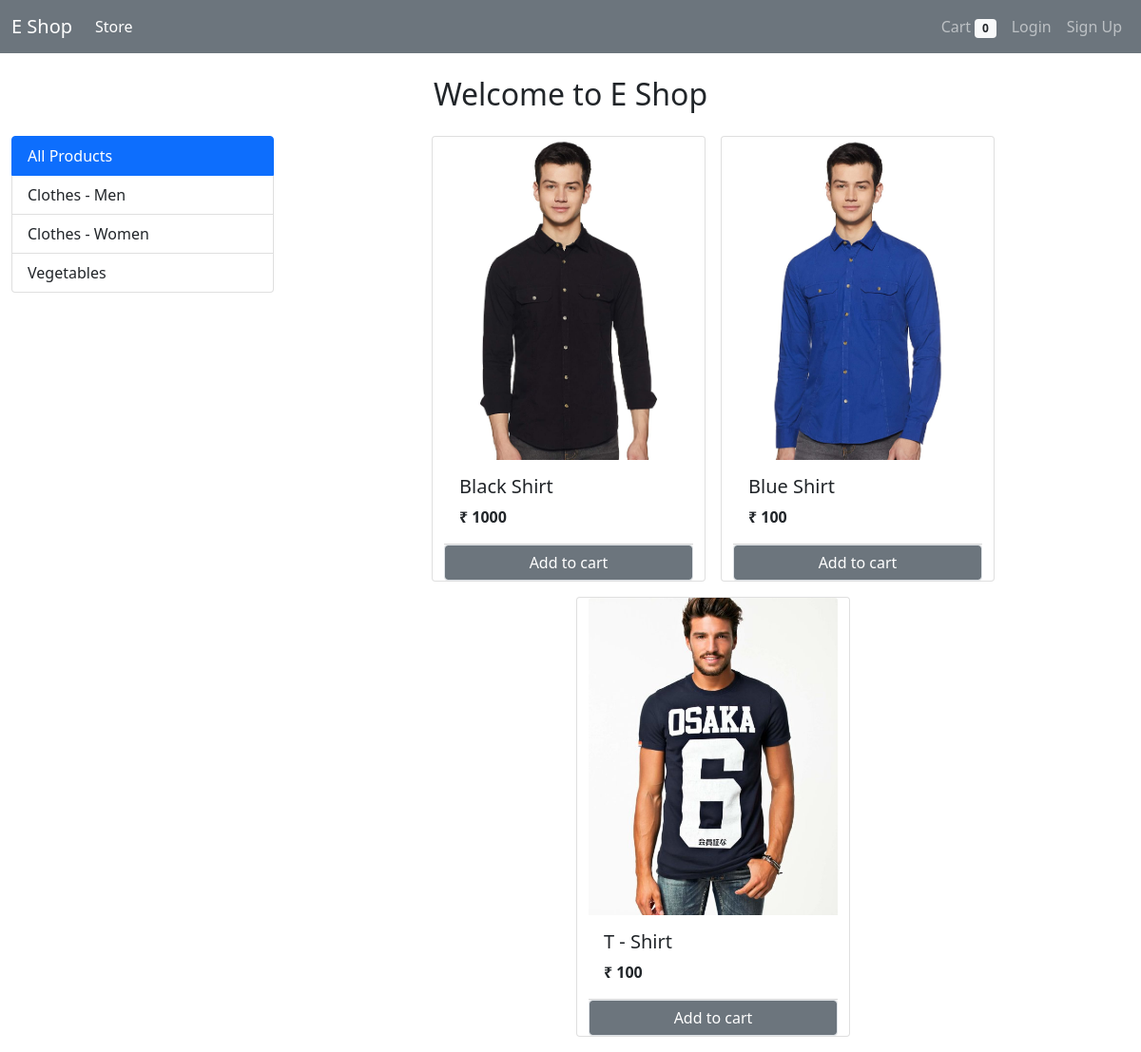
/?category=1, run on the app's committed database.
### store/models.py (models this page shows, shortened)
class Category(models.Model):
    name = models.CharField(max_length=30)
    @staticmethod
    def get_all_categories():
        return Category.objects.all()

class Product(models.Model):
    name = models.CharField(max_length=60)
    price = models.IntegerField(default=0)
    description = models.CharField(max_length=200, default="")
    image = models.ImageField(upload_to='uploads/products/')
    category = models.ForeignKey(Category, on_delete=models.CASCADE, default=1)
    @staticmethod
    def get_all_products_by_category_id(category_id):
        if category_id:
            return Product.objects.filter(category = category_id)
        else:
            return Product.get_all_products()

### store/views.py (the view, shortened to what this page needs)
# urls.py: path('', views.index, name='home'),
def index(request):
    if request.method =='GET':
        cart = request.session.get('cart')
        if not cart:
            request.session.cart = {}
        categories = Category.get_all_categories()
        category_ID = request.GET.get('category')
        if category_ID:
            products = Product.get_all_products_by_category_id(category_id=category_ID)
        else:
            products = Product.get_all_products()
        data = {}
        data['products'] = products
        data['categories'] = categories
        print("GET request index cname",request.session.get('user'))
        return render(request, 'index.html', data)

### store/templatetags/cart.py (called while the page is built)
@register.filter(name = 'is_in_cart')
def is_in_cart(product, cart):
    keys = cart.keys()
    for id in keys:
        if int(id) == product.id:
            return True
    return False

### store/templates/index.html (shortened to what this page needs)
{% extends 'base.html' %}
{% block content %}
{% load cart %}
<div class="container-fluid mt-3">
    <h2 class="text-center my-4">Welcome to E Shop</h2>
    <div class="row">
        <div class="col-md-3 justify-content-center">
            <div class="list-group">
                <a href="/" class="list-group-item list-group-item-action active" aria-current="true">
                    All Products
                  </a>
                {% for category in categories %}
                <a href="/?category={{category.id}}" class="list-group-item list-group-item-action" aria-current="true">
                  {{category.name}}
                </a>
                {% endfor %}
              </div>
        </div>
        <div id="products" class="col-md-9">
            <div class="row justify-content-center">
                {% for product in products %}
                <div class="card mx-2 mb-3" id="{{product.id}}"  style="width: 18rem;">
                    <img src="{{product.image.url}}" class="card-img-top" alt="...">
                    <div class="card-body">
                        <h5 class="card-title">{{product.name}}</h5>
                        <p class="card-text"><b>₹ {{product.price}}</b></p>
                    </div>
                    <div class="card-footer p-0 no-gutters align-items-center justify-content-center">
                        {% if product|is_in_cart:request.session.cart %}
                        <div class="row no-gutters ">
                            <form action="#{{product.id}}" method="post" class="col-2">
                                {% csrf_token %}
                                <input type="text" value="{{product.id}}" name="product" hidden>
                                <input type="text" value="True" name="remove" hidden>
                                <input type="submit" value=" - " class=" btn btn-block btn-secondary border">
                            </form>
                            <div class="text-center col-7 mt-1">{{product|cart_quantity:request.session.cart}} in cart</div>
                            <form action="#{{product.id}}" method="post" class="col-2 text-center">
                                {% csrf_token %}
                                <input type="text" value="{{product.id}}" name="product" hidden>
                                <input type="submit" value=" + " class=" btn btn-block btn-secondary border">
                            </form>
                        </div>
                        {% else %}
                        <form action="#{{product.id}}" method="post" class="btn-block">
                            <input href="#" type="submit" class="btn btn-secondary border form-control" value="Add to cart">
                        </form>
                        {% endif %}
                    </div>
                </div>
                {% endfor %}
            </div>
        </div>
    </div>
</div>
{% endblock %}

### data on the page
Category: name "Clothes - Men"
Category: name "Clothes - Women"
Category: name "Vegetables"
Product: {{ product.id }} 1 (drawn), image (picture), name "Black Shirt", price "1000"
Product: image (picture), name "Blue Shirt", price "100"
Product: image (picture), name "T - Shirt", price "100"

### other printed values
{{ request.session.cart.keys|length }} "0"
